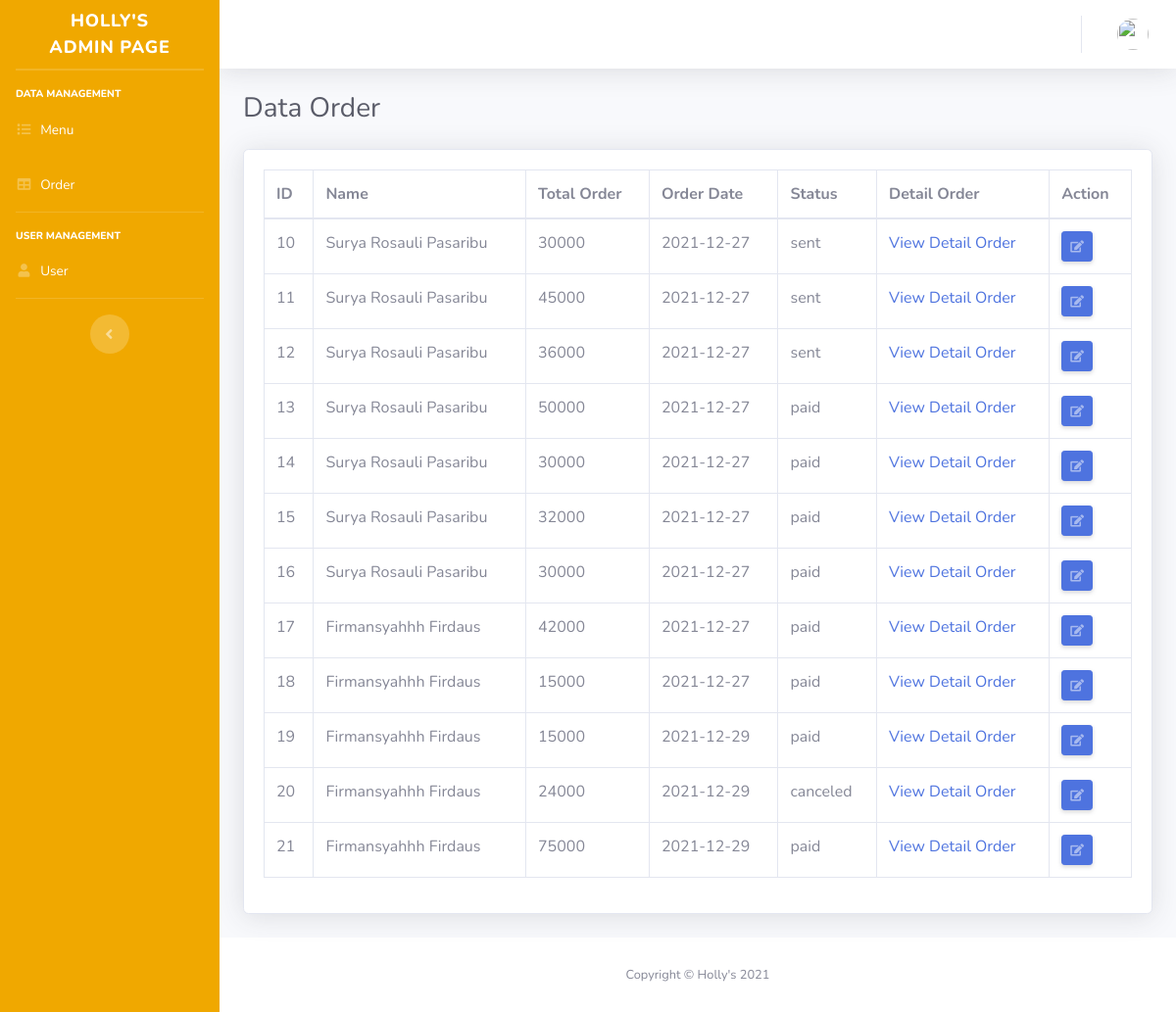
The app's page /index.php/admin/orders with its own data.
### tables this page shows
CREATE TABLE `orders` (
  `id` int(11) NOT NULL,
  `user_id` int(11) NOT NULL,
  `sub_total` int(11) NOT NULL,
  `status` enum('unpaid','paid','canceled','sent') NOT NULL,
  `created_at` date NOT NULL,
  `updated_at` date NOT NULL
);

CREATE TABLE `users` (
  `id` int(11) NOT NULL,
  `namadepan` varchar(255) NOT NULL,
  `namabelakang` varchar(100) NOT NULL,
  `email` varchar(255) NOT NULL,
  `image` varchar(128) NOT NULL,
  `password` varchar(255) NOT NULL,
  `nohp` varchar(13) NOT NULL,
  `alamat` varchar(100) NOT NULL,
  `role_id` int(11) NOT NULL,
  `is_active` int(2) NOT NULL,
  `created_at` time NOT NULL
);

### application/controllers/admin/Orders.php (called while the page is built, shortened)
<?php
class Orders extends CI_Controller{
    public function __construct()
	{
		$this->load->model('M_Order');
        $this->load->model('M_Order_Detail');
        $this->load->model('M_Superadmin');
	}
    public function index()
    {
        $queryAllOrders = $this->M_Order->getAllOrder();
        $queryOrderDetail = $this->M_Order_Detail->getAllOrderDetail();
        $DATA = array(
			'queryAllOrders' => $queryAllOrders,
			'queryOrderDetail' => $queryOrderDetail
		);
		$userData = $this->db->get_where('users',
                                            [ 'email' => $this->session->userdata('email') ]
                        ) -> row_array();
		$dataUser = array(
			'username' => $userData['namadepan'].' '.$userData['namabelakang'],
			'image' => $userData['image']
		);
		$this->load->view('admin/templates/header', $dataUser);
		$this->load->view('admin/orders.php', $DATA);
		$this->load->view('admin/templates/footer');
    }
}
?>

### index.php (called while the page is built, shortened)
<?php
require_once BASEPATH.'core/CodeIgniter.php';

### application/models/M_Order.php (called while the page is built, shortened)
<?php
class M_Order extends CI_Model
{
	function getAllOrder()
	{
		$query = $this->db->query("SELECT orders.id, users.namadepan, users.namabelakang,orders.sub_total, orders.created_at, orders.status
		FROM orders
		INNER JOIN users ON orders.user_id=users.id;");
		return $query->result();
	}
}

### application/views/admin/orders.php (the view)
 <div class="container-fluid">
<div class="d-sm-flex align-items-center justify-content-between mb-4">
	<h1 class="h3 mb-0 text-gray-800">Data Order</h1>
</div>
<div class="card shadow mb-4">
    <div class="card-body">
        <div class="table-responsive">
            <table class="table table-bordered" id="dataTable" width="100%" cellspacing="0">
                <thead>
                    <tr>
                        <th>ID</th>
                        <th>Name</th>
                        <th>Total Order</th>
                        <th>Order Date</th>
                        <th>Status</th>
                        <th>Detail Order</th>
						<th>Action</th>
                    </tr>
                </thead>
                <tbody>
                    <?php foreach($queryAllOrders as $row){ ?>
                        <tr>
                            <td><?php echo $row->id ?> <br></td>
                            <td><?php echo $row->namadepan.' '.$row->namabelakang ?> <br></td>
                            <td><?php echo $row->sub_total ?> <br></td>
                            <td><?php echo $row->created_at ?> <br></td>
                            <td><?php echo $row->status ?> <br></td>
                            <td> <a href="<?php echo base_url('admin/orders/detailOrder'); ?>/<?php echo $row->id; ?>">View Detail Order</a></td>
							<td><a href="<?php echo base_url('admin/Orders/updateOrderStatus'); ?>/<?php echo $row->id; ?>"
                                    class="btn btn-sm btn-primary shadow-sm">
                                    <i class="fas fa-edit fa-sm text-white-50"></i></a></td>
                        </tr>
                    <?php } ?>
                </tbody>
            </table>
        </div>
    </div>
</div>
</div>

### application/views/admin/templates/header.php (shortened to what this page needs)
<!DOCTYPE html>
<html lang="en">
<head>
    <link href="<?php echo base_url().'assets/fontawesome-free-5.15.4-web/css/all.css'; ?>" rel="stylesheet" type="text/css">
    <link href="<?php echo base_url().'assets/css/admin/bootstrap-admin.css'; ?>" rel="stylesheet">
</head>
<body id="page-top">
    <div id="wrapper">
        <ul class="navbar-nav bg-gradient-primary sidebar sidebar-dark accordion" id="accordionSidebar">
            <a class="sidebar-brand d-flex align-items-center justify-content-center" href="<?php echo base_url().'admin'; ?>">
                <div class="sidebar-brand-text mx-3">HOLLY'S<br>ADMIN PAGE</div>
            </a>
            <hr class="sidebar-divider my-0">
            <hr class="sidebar-divider">
            <div class="sidebar-heading">
                Data Management
            </div>
            <li class="nav-item">
                <a class="nav-link" href="<?php echo base_url().'admin/menus'; ?>">
                    <i class="fas fa-fw fa-list"></i>
                    <span>Menu</span></a>
            </li>
            <li class="nav-item">
                <a class="nav-link" href="<?php echo base_url().'admin/orders'; ?>">
                    <i class="fas fa-fw fa-table"></i>
                    <span>Order</span></a>
            </li>
            <hr class="sidebar-divider">
            <div class="sidebar-heading">
                User Management
            </div>
            <li class="nav-item">
                <a class="nav-link" href="<?php echo base_url().'admin/superadmin'; ?>">
                    <i class="fas fa-fw fa-user"></i>
                    <span>User</span></a>
            </li>
            <hr class="sidebar-divider d-none d-md-block">
            <div class="text-center d-none d-md-inline">
                <button class="rounded-circle border-0" id="sidebarToggle"></button>
            </div>
        </ul>
        <div id="content-wrapper" class="d-flex flex-column">
            <div id="content">
                <nav class="navbar navbar-expand navbar-light bg-white topbar mb-4 static-top shadow">
                    <ul class="navbar-nav ml-auto">
                        <li class="nav-item dropdown no-arrow">
                            <a class="nav-link dropdown-toggle" href="#" id="userDropdown" role="button"
                                data-toggle="dropdown" aria-haspopup="true" aria-expanded="false">
                                <img class="img-profile rounded-circle"
                                    src="<?php echo base_url('assets/images/profile/') . $image; ?>">
                            </a>
                        </li>
                    </ul>
                </nav>

### application/views/admin/templates/footer.php (shortened to what this page needs)
            <footer class="sticky-footer bg-white">
                <div class="container my-auto">
                    <div class="copyright text-center my-auto">
                        <span>Copyright &copy; Holly's 2021</span>
                    </div>
                </div>
            </footer>
        </div>
    </div>
</body>
</html>

### records on screen
orders: id "10", user.namadepan "Surya Rosauli", user.namabelakang "Pasaribu", sub_total "30000", created_at "2021-12-27", status "sent"
orders: id "11", user.namadepan "Surya Rosauli", user.namabelakang "Pasaribu", sub_total "45000", created_at "2021-12-27", status "sent"
orders: id "12", user.namadepan "Surya Rosauli", user.namabelakang "Pasaribu", sub_total "36000", created_at "2021-12-27", status "sent"
orders: id "13", user.namadepan "Surya Rosauli", user.namabelakang "Pasaribu", sub_total "50000", created_at "2021-12-27", status "paid"
orders: id "14", user.namadepan "Surya Rosauli", user.namabelakang "Pasaribu", sub_total "30000", created_at "2021-12-27", status "paid"
orders: id "15", user.namadepan "Surya Rosauli", user.namabelakang "Pasaribu", sub_total "32000", created_at "2021-12-27", status "paid"
orders: id "16", user.namadepan "Surya Rosauli", user.namabelakang "Pasaribu", sub_total "30000", created_at "2021-12-27", status "paid"
orders: id "17", user.namadepan "Firmansyahhh", user.namabelakang "Firdaus", sub_total "42000", created_at "2021-12-27", status "paid"
orders: id "18", user.namadepan "Firmansyahhh", user.namabelakang "Firdaus", sub_total "15000", created_at "2021-12-27", status "paid"
orders: id "19", user.namadepan "Firmansyahhh", user.namabelakang "Firdaus", sub_total "15000", created_at "2021-12-29", status "paid"
orders: id "20", user.namadepan "Firmansyahhh", user.namabelakang "Firdaus", sub_total "24000", created_at "2021-12-29", status "canceled"
orders: id "21", user.namadepan "Firmansyahhh", user.namabelakang "Firdaus", sub_total "75000", created_at "2021-12-29", status "paid"
